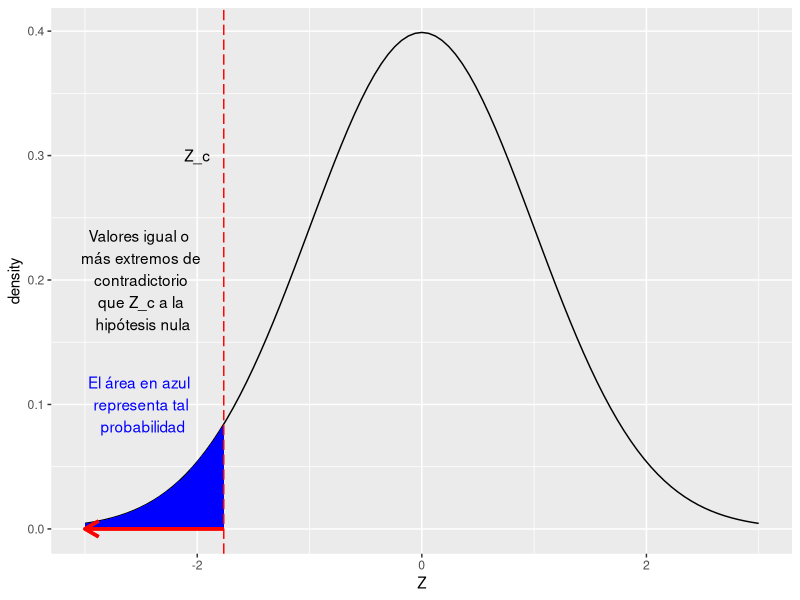

This figure's R source:
## ---- chunk 1
#| code-fold: show
library(ggplot2)
## ---- chunk 2
Z_c <- (9500 - 10000) / (1500 / sqrt(28))
## ---- chunk 3
p <- pnorm(Z_c)
## ---- chunk 4
ggplot(data.frame(x = c(-3, 3)), aes(x)) +
   stat_function(fun = dnorm,
                 geom = "line",
                 xlim = c(-3, 3)) +
   stat_function(fun = dnorm,
                 geom = "area",
                 fill = "blue",
                 xlim = c(-3, Z_c)) +
   geom_vline(xintercept = Z_c, colour="red", linetype = "longdash") +
   annotate("text", label = "Z_c", x = -2, y = 0.3) +
   annotate("text", label = "Valores igual o \n más extremos de \n contradictorio \n que Z_c a la \n hipótesis nula", x = -2.5, y = 0.2) +
    annotate("text", label = "El área en azul \n representa tal \n probabilidad", x = -2.5, y = 0.1, color = "blue") +
   geom_segment(
       aes(x = Z_c, y = 0, xend = -3, yend = 0), 
       color = "red",
       size = 1.2,
       arrow = arrow(length = unit(4, "mm"))
       ) +
   xlim(-3, 3) +
   labs(x = "Z", y = "density")
